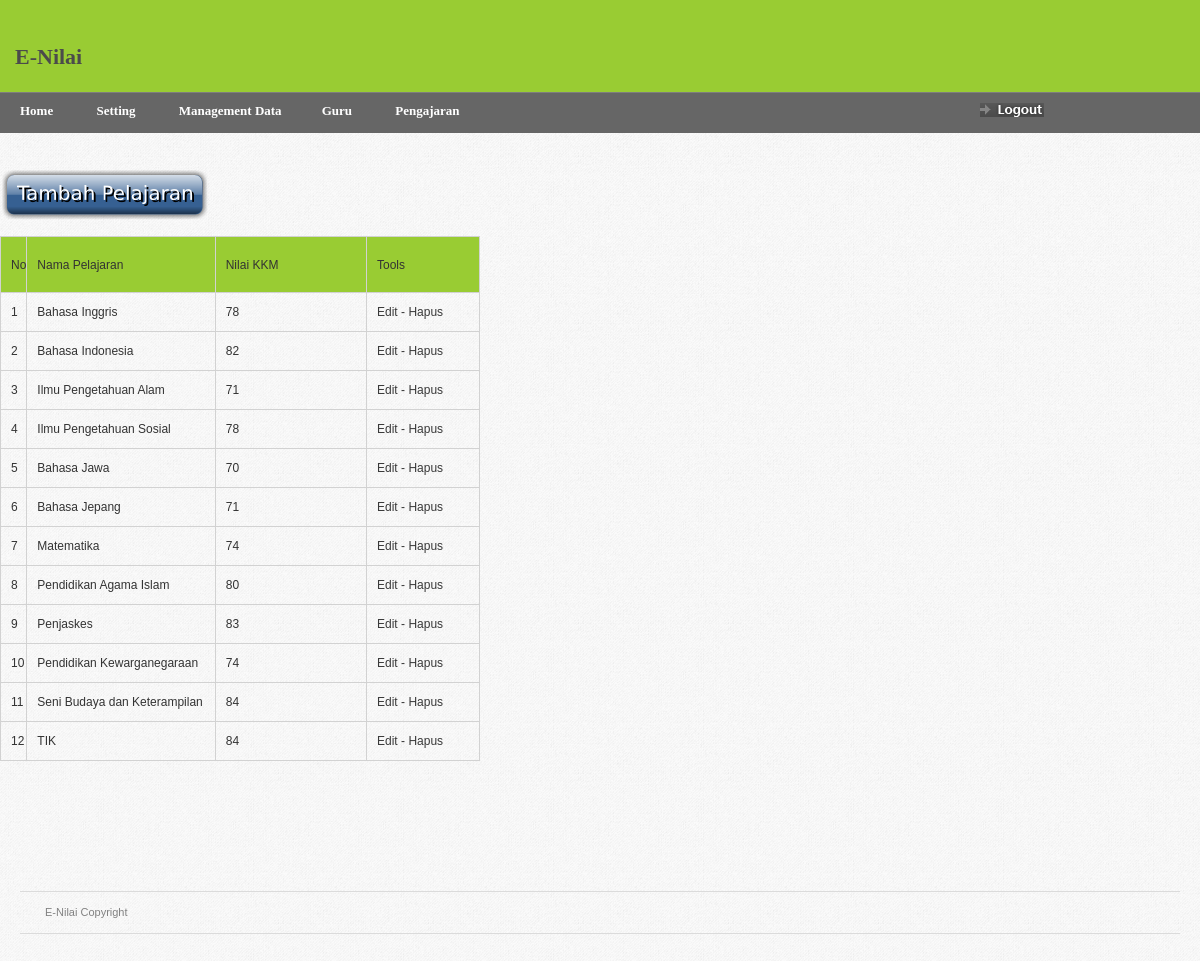
The app's page /home.php?page=pelajarantampil (signed in) with its own data.
### tables this page shows
CREATE TABLE `setup_pelajaran` (
  `id_pelajaran` varchar(7) NOT NULL,
  `nama_pelajaran` varchar(50) NOT NULL,
  `kkm` char(5) NOT NULL
);

### pelajarantampil.php (the view, shortened to what this page needs)
<span>
<h2>
<a href="?page=pelajaraninput"><img src="images/tombol/cooltext1864696746.png" /></a></h2>
<table width="40%" border="0" cellspacing="0" cellpadding="0" id="product-table">
  <tr bgcolor="#99CC33">
  <td>No</td>
    <td width="41%" height="35">Nama Pelajaran</td>
    <td width="34%">Nilai KKM</td>
    <td width="25%">Tools</td>
  </tr>
  <?php
  $rw=mysqli_query($koneksi,"Select * from setup_pelajaran");
  while($s=mysqli_fetch_array($rw))
  {
  ?>
  <tr>
  	<td><?php echo $c=$c+1;?></td>
    <td><?php echo $s['nama_pelajaran']; ?></td>
	<td><?php echo $s['kkm']; ?></td>
    <td><a href="?page=pelajaranedit&id_pelajaran=<?php echo sha1($s['id_pelajaran']); ?>">Edit</a> - <a href="?page=pelajarantampil&del=1&id_pelajaran=<?php echo sha1($s['id_pelajaran']); ?>">Hapus</a></td>
  </tr>
  <?php
  }
  ?>
</table>
</span>

### css/screen.css (style rules this page uses)
* { margin: 0; padding: 0; }
html, body { height: 100%; }
body { background: url(../images/gray_jean.png); color: #393939; font-family: Arial; font-size: 0px; line-height: 0; }
h2 { color: #393939; font-size: 16px; font-weight: bold; line-height: 20px; margin-bottom: 10px; }
#product-table { margin-bottom: 20px; }
#product-table td a { color: #393939; }
#product-table td { border: 1px solid #d2d2d2; padding: 10px 0 10px 10px; }
table { border-collapse: collapse; }
a { outline: none; text-decoration: none; }
img { border: 0; }

### records on screen
setup_pelajaran: nama_pelajaran "Bahasa Inggris", kkm "78"
setup_pelajaran: c "2", nama_pelajaran "Bahasa Indonesia", kkm "82"
setup_pelajaran: c "3", nama_pelajaran "Ilmu Pengetahuan Alam", kkm "71"
setup_pelajaran: c "4", nama_pelajaran "Ilmu Pengetahuan Sosial", kkm "78"
setup_pelajaran: c "5", nama_pelajaran "Bahasa Jawa", kkm "70"
setup_pelajaran: c "6", nama_pelajaran "Bahasa Jepang", kkm "71"
setup_pelajaran: c "7", nama_pelajaran "Matematika", kkm "74"
setup_pelajaran: c "8", nama_pelajaran "Pendidikan Agama Islam", kkm "80"
setup_pelajaran: c "9", nama_pelajaran "Penjaskes", kkm "83"
setup_pelajaran: c "10", nama_pelajaran "Pendidikan Kewarganegaraan", kkm "74"
setup_pelajaran: c "11", nama_pelajaran "Seni Budaya dan Keterampilan", kkm "84"
setup_pelajaran: c "12", nama_pelajaran "TIK", kkm "84"
